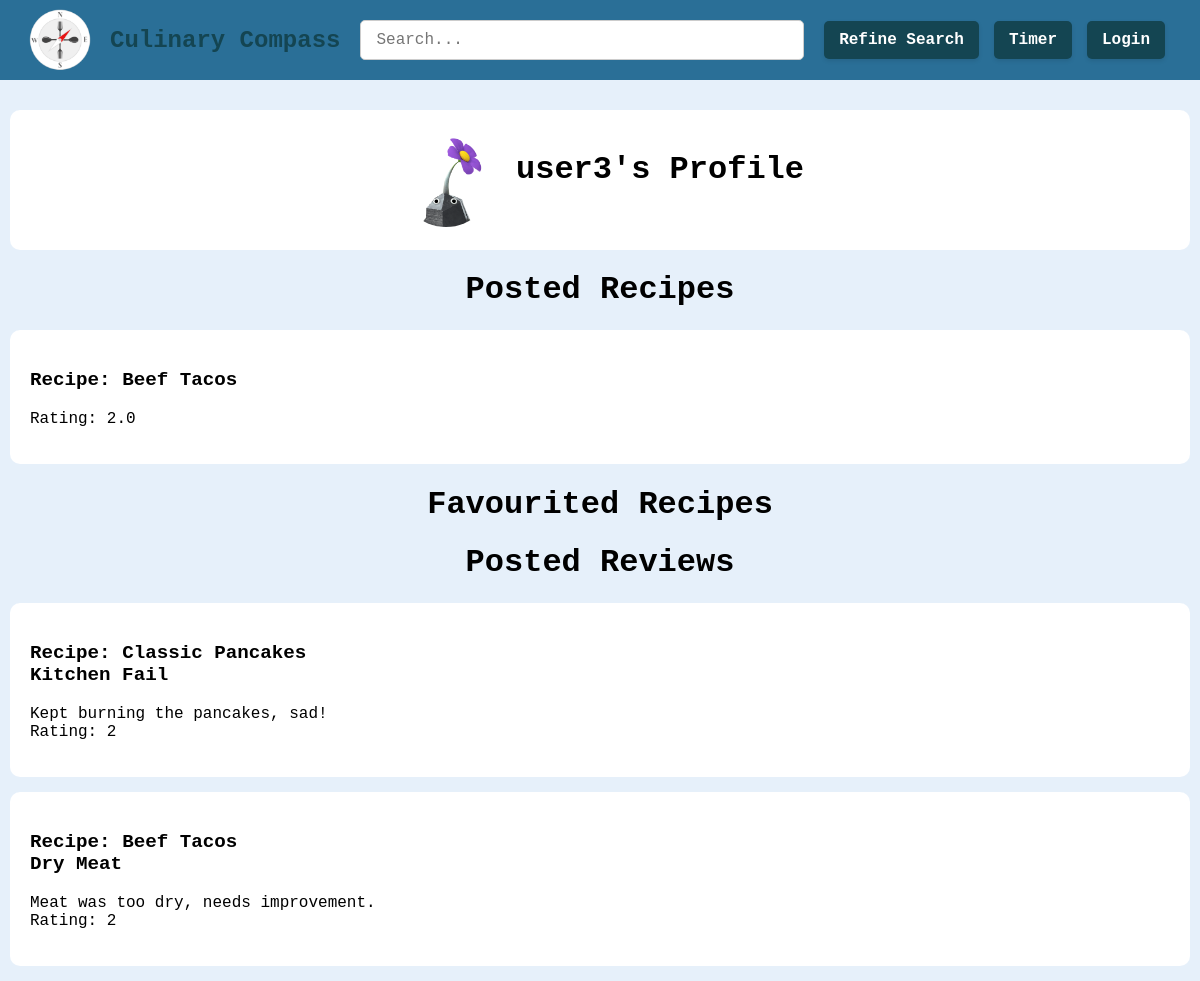
/profile/5, run on the app's committed database.
### tables this page shows
CREATE TABLE users (
        id INTEGER PRIMARY KEY AUTOINCREMENT,
        username TEXT NOT NULL UNIQUE,
        password TEXT NOT NULL,
        profile_picture TEXT NOT NULL
    );

CREATE TABLE recipes (
        id INTEGER PRIMARY KEY AUTOINCREMENT,
        user_id INTEGER NOT NULL,
        title TEXT NOT NULL UNIQUE,
        intro TEXT,
        ingredient_list TEXT,
        ingredient_tags TEXT,
        instructions TEXT,
        tags TEXT,
        rating REAL,
        image TEXT
    );

CREATE TABLE reviews (
        id INTEGER PRIMARY KEY AUTOINCREMENT,
        recipe_id INTEGER NOT NULL,
        user_id INTEGER NOT NULL,
        rating INTEGER NOT NULL,
        review TEXT,
        title TEXT,
        date TEXT NOT NULL,
        profile_picture TEXT,
        FOREIGN KEY (recipe_id) REFERENCES recipes(id) ON DELETE CASCADE,
        FOREIGN KEY (user_id) REFERENCES users(id) ON DELETE CASCADE
    );

### app.py (the view)
@app.route('/profile/<int:user_id>', methods=['GET', 'POST'])
def profile(user_id):
    connection = get_db_connection()
    cursor = connection.cursor()
    user = cursor.execute('SELECT id, username, profile_picture FROM users WHERE id = ?', (user_id,)).fetchone()
    query_reviews = '''SELECT reviews.*, reviews.title AS review_title, recipes.title AS recipe_title, reviews.id AS review_id
    FROM reviews JOIN recipes ON reviews.recipe_id = recipes.id WHERE reviews.user_id = ?'''
    query_favourites = '''SELECT recipes.*, recipes.title AS recipe_title, favourites.recipe_id
        FROM recipes
        INNER JOIN favourites ON recipes.id = favourites.recipe_id
        INNER JOIN users ON users.id = favourites.user_id
        WHERE users.id = ?'''
    query_created = '''SELECT recipes.*, recipes.title AS recipe_title, recipes.id AS recipe_id
    FROM recipes JOIN users ON recipes.user_id = users.id WHERE users.id = ?'''
    user_reviews = cursor.execute(query_reviews, (user_id,)).fetchall()
    user_favourites = cursor.execute(query_favourites, (user_id,)).fetchall()
    user_created = cursor.execute(query_created, (user_id,)).fetchall()
    connection.close()
    return render_template('profile.html', reviews=user_reviews, favourites = user_favourites, created=user_created, user=user)

### app.py (called while the page is built)
def get_db_connection():
    connection = sqlite3.connect('my-database.db')
    connection.row_factory = sqlite3.Row
    return connection

### templates/profile.html (shortened to what this page needs)
{% extends 'base.html' %}
{% block content %}
        <div class="profile-header">
            <img src="{{ url_for('static', filename=user['profile_picture']) }}" alt="Profile Picture" class="profile-page-pic">
            <h1> {{ user['username'] }}'s Profile </h1>
        </div>
        <div class="user-posts">
            <h1> Posted Recipes </h1>
            {% for created in created %}
                <a href="{{ url_for('recipe_page', recipe_id=created['recipe_id']) }}">
                <div class="review-card">
                    <p class="profile-rev-title">
                        Recipe: {{ created['recipe_title'] }} <br>
                    <p class="profile-rev-text">
                        Rating: {{ created['rating'] }}
                    </p>
                </div>
                </a>
            {% endfor %}
            <h1> Favourited Recipes </h1>
            <h1> Posted Reviews </h1>
            {% for review in reviews %}
                <a href="{{ url_for('recipe_page', recipe_id=review['recipe_id']) }}">
                <div class="review-card">
                    <p class="profile-rev-title">
                        Recipe: {{ review['recipe_title'] }} <br>
                        {{ review['review_title'] }}</p>
                    <p class="profile-rev-text">
                        {{ review['review'] }} <br>
                        Rating: {{ review['rating'] }}
                    </p>
                </div>
                </a>
            {% endfor %}
        </div>
{% endblock %}

### static/stylesheet.css (style rules this page uses)
* { font-family: 'Cascadia Code', monospace; box-sizing: border-box; }
body { margin: 10px; padding-top: 100px; text-align: center; background-color: #e6f0fa; background-size: cover; background-position: center; background-repeat: no-repeat; background-attachment: fixed; }
a { cursor: pointer; color: inherit; text-decoration: none; }
h1 { text-align: center; }
.profile-header { background: white; padding: 20px; border-radius: 10px; display: flex; justify-content: center; align-items: flex-start; }
.profile-page-pic { width: 100px; height: 100px; border-radius: 50%; object-fit: cover; border: 3px solid white; margin-right: 20px; }
.review-card { background: white; padding: 20px; border-radius: 10px; margin-bottom: 15px; display: block; }
.profile-rev-title { text-align: left; font-size: 1.2em; font-weight: bold; }
.profile-rev-text { text-align: left; }

### data on the page
users: profile_picture (picture), username "user3"
recipes: recipe_title "Beef Tacos", rating "2.0"
reviews: recipe_title "Classic Pancakes", review_title "Kitchen Fail", review "Kept burning the pancakes, sad!", rating "2"
reviews: recipe_title "Beef Tacos", review_title "Dry Meat", review "Meat was too dry, needs improvement.", rating "2"
